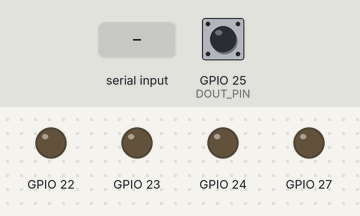
This program was run on a simulated Raspberry Pi (BCM pin numbers). On the bench: output pins drawn as LEDs (lit = HIGH). The inputs (shaded band) are chosen by the test bench; at power-on: GPIO 25 (DOUT_PIN) LOW. The clock reads 2024-03-15 10:24:30 at power-on unless the program sets it; library files of the repository ran but are not shown: sx126x.py; what the program prints to the terminal is not drawn.

Above: at 4.2 s.
4.3 s: GPIO 25 (DOUT_PIN) pulled HIGH for 0.15 s
At 4.7 s:
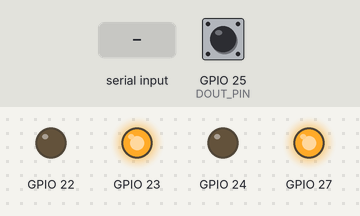
At 7.35 s:
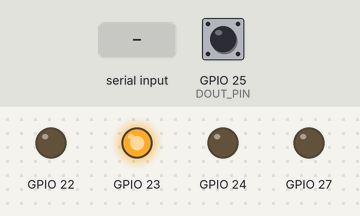
10.4 s: "command\n" received over the second serial link
At 12.4 s:
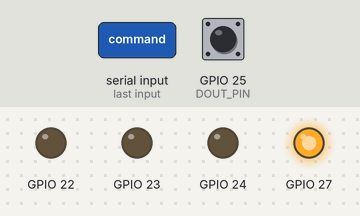
Timing chart, 0 to 19.1 s (numbered marks = the images above; inputs shaded):
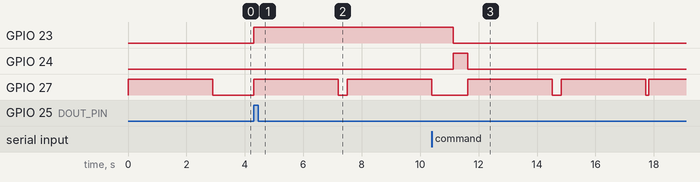

Measured:
- after the input at 4.3 s, GPIO 23: LOW → HIGH at once; GPIO 27: LOW → HIGH at once, → LOW 2.9 s later, → HIGH 0.30 s later
- after the input at 10.4 s, GPIO 23: HIGH → LOW after 0.73 s instead of 0.23 s

The program:

noise-f-motor.py
```python
import sys
import sx126x
import time
import json
import RPi.GPIO as GPIO
import os

# GPIO Setup
GPIO.setmode(GPIO.BCM)
GPIO.setup(23, GPIO.OUT)  # Relay ON
GPIO.setup(24, GPIO.OUT)  # Relay OFF
GPIO.setup(25, GPIO.IN, pull_up_down=GPIO.PUD_DOWN)  # Sensor Input

# Initial States
GPIO.output(23, GPIO.LOW)
GPIO.output(24, GPIO.LOW)
DOUT_PIN = 25
current_address = 30
target_address = 0
prev_state = "OFF"
on_from_remote = False

# Noise Filtering Variables
stable_zero_count = 0
ZERO_THRESHOLD = 100

# Initialize LoRa
node = sx126x.sx126x(serial_num="/dev/ttyS0", freq=433, addr=current_address, power=22, rssi=False)

def send_command(command, target_address):
    """Sends a command."""
    message = json.dumps({"command": command, "time": time.strftime("%Y-%m-%d %H:%M:%S")})
    original_address = node.addr
    node.set(node.freq, target_address, node.power, node.rssi)
    node.send(message)
    node.set(node.freq, original_address, node.power, node.rssi)
    print(f"Command sent to {target_address}.")

def send_reply(message, target_address):
    """Sends a reply."""
    reply_message = json.dumps({"reply": message, "time": time.strftime("%Y-%m-%d %H:%M:%S")})
    original_address = node.addr
    node.set(node.freq, target_address, node.power, node.rssi)
    node.send(reply_message)
    node.set(node.freq, original_address, node.power, node.rssi)
    print(f"Reply sent to {target_address}.")

try:
    while True:
        received_data = node.receive()
        if received_data:
            try:
                received_json = json.loads(received_data)
                command = received_json.get("command", "")

                if command == "ON":
                    GPIO.output(24, GPIO.LOW)   # Turn OFF relay 24
                    GPIO.output(23, GPIO.HIGH)  # Turn ON relay 23
                    send_reply("Motor on", target_address)
                    on_from_remote = True
                    prev_state = "ON"
                    stable_zero_count = 0  # Reset counter

                elif command == "OFF":
                    GPIO.output(23, GPIO.LOW)   # Turn OFF relay 23
                    GPIO.output(24, GPIO.HIGH)  # Turn ON relay 24
                    time.sleep(0.5)
                    GPIO.output(24, GPIO.LOW)  # Ensure relay 24 is ON
                    send_reply("Motor off", target_address)
                    on_from_remote = False
                    prev_state = "OFF"
                    stable_zero_count = 0  # Reset counter

                elif command == "STATUS":
                    status = "ON" if GPIO.input(23) else "OFF"
                    send_reply(f"Motor is {status}", target_address)

                else:
                    send_reply("Unknown command", target_address)

            except json.JSONDecodeError:
                print(f"Received non-JSON data: {received_data}")

        sc = 0
        # **Noise Filtering Logic for Motor Control**
        current_signal = GPIO.input(DOUT_PIN)
        if stable_zero_count > 50 and sc==0:
            print(f"Stable Zero Count: {stable_zero_count}")
            sc = sc+1
        else:
            sc = 0


        if current_signal:  # If sensor detects current
            print("On Detected, {current_signal}")
            stable_zero_count = 0  # Reset counter
            if prev_state == "OFF":
                GPIO.output(24, GPIO.LOW)   # Turn OFF relay 24
                GPIO.output(23, GPIO.HIGH)  # Turn ON relay 23
                send_command("ON", target_address)
                prev_state = "ON"

        else:  # Possible OFF condition
            stable_zero_count += 1
            # print(f"Stable Zero Count: {stable_zero_count}")

            if stable_zero_count >= ZERO_THRESHOLD and prev_state == "ON":
                GPIO.output(23, GPIO.LOW)   # Turn OFF relay 23
                GPIO.output(24, GPIO.HIGH)  # Turn ON relay 24
                time.sleep(0.5)
                GPIO.output(24, GPIO.LOW)  # Ensure relay 24 is ON
                send_reply("Motor off", target_address)
                send_command("OFF", target_address)
                prev_state = "OFF"
                stable_zero_count = 0  # Reset counter

            if stable_zero_count >= ZERO_THRESHOLD and prev_state == "OFF":
                stable_zero_count = 10  # Reset counter

        time.sleep(0.001)  # Small delay to reduce CPU usage

except KeyboardInterrupt:
    GPIO.cleanup()
    print("Program terminated.")
```
